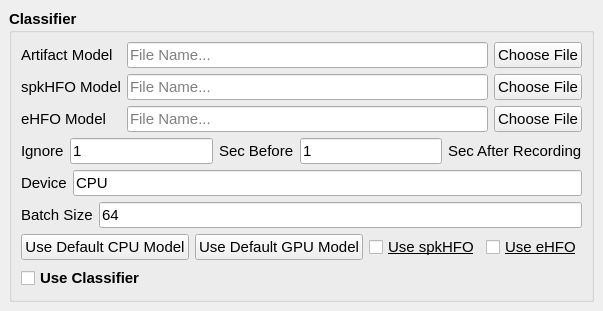
      <widget class="QStackedWidget" name="stackedWidget_3">
       <property name="font">
        <font>
         <family>Arial</family>
        </font>
       </property>
       <property name="currentIndex">
        <number>0</number>
       </property>
       <widget class="QWidget" name="page_3">
        <layout class="QGridLayout" name="gridLayout_15">
         <item row="0" column="0">
          <widget class="QGroupBox" name="classifier_groupbox_4">
           <property name="font">
            <font>
             <family>Arial</family>
             <pointsize>11</pointsize>
             <bold>true</bold>
            </font>
           </property>
           <property name="title">
            <string>Classifier</string>
           </property>
           <layout class="QGridLayout" name="gridLayout_23">
            <item row="0" column="0">
             <layout class="QGridLayout" name="gridLayout_19">
              <item row="0" column="0">
               <layout class="QGridLayout" name="gridLayout_11">
                <item row="0" column="1">
                 <widget class="QLineEdit" name="qd_classifier_artifact_filename_display">
                  <property name="font">
                   <font>
                    <family>Arial</family>
                    <pointsize>11</pointsize>
                    <italic>false</italic>
                    <bold>false</bold>
                    <underline>false</underline>
                    <kerning>true</kerning>
                   </font>
                  </property>
                  <property name="text">
                   <string/>
                  </property>
                  <property name="readOnly">
                   <bool>true</bool>
                  </property>
                  <property name="placeholderText">
                   <string>File Name...</string>
                  </property>
                 </widget>
                </item>
                <item row="1" column="1">
                 <widget class="QLineEdit" name="qd_classifier_spike_filename_display">
                  <property name="font">
                   <font>
                    <family>Arial</family>
                    <pointsize>11</pointsize>
                    <bold>false</bold>
                   </font>
                  </property>
                  <property name="text">
                   <string/>
                  </property>
                  <property name="readOnly">
                   <bool>true</bool>
                  </property>
                  <property name="placeholderText">
                   <string>File Name...</string>
                  </property>
                 </widget>
                </item>
                <item row="0" column="2">
                 <widget class="QPushButton" name="qd_choose_artifact_model_button">
                  <property name="font">
                   <font>
                    <family>Arial</family>
                    <pointsize>11</pointsize>
                    <bold>false</bold>
                   </font>
                  </property>
                  <property name="text">
                   <string>Choose File</string>
                  </property>
                 </widget>
                </item>
                <item row="1" column="2">
                 <widget class="QPushButton" name="qd_choose_spike_model_button">
                  <property name="font">
                   <font>
                    <family>Arial</family>
                    <pointsize>11</pointsize>
                    <bold>false</bold>
                   </font>
                  </property>
                  <property name="text">
                   <string>Choose File</string>
                  </property>
                 </widget>
                </item>
                <item row="0" column="0">
                 <widget class="QLabel" name="label_69">
                  <property name="font">
                   <font>
                    <family>Arial</family>
                    <pointsize>11</pointsize>
                    <bold>false</bold>
                   </font>
                  </property>
                  <property name="text">
                   <string>Artifact Model</string>
                  </property>
                 </widget>
                </item>
                <item row="1" column="0">
                 <widget class="QLabel" name="label_46">
                  <property name="font">
                   <font>
                    <family>Arial</family>
                    <pointsize>11</pointsize>
                    <bold>false</bold>
                    <kerning>true</kerning>
                   </font>
                  </property>
                  <property name="text">
                   <string>spkHFO Model</string>
                  </property>
                 </widget>
                </item>
                <item row="2" column="0">
                 <widget class="QLabel" name="label_10">
                  <property name="font">
                   <font>
                    <family>Arial</family>
                    <pointsize>11</pointsize>
                    <bold>false</bold>
                   </font>
                  </property>
                  <property name="text">
                   <string>eHFO Model</string>
                  </property>
                 </widget>
                </item>
                <item row="2" column="1">
                 <widget class="QLineEdit" name="qd_classifier_ehfo_filename_display">
                  <property name="font">
                   <font>
                    <family>Arial</family>
                    <pointsize>11</pointsize>
                    <bold>false</bold>
                   </font>
                  </property>
                  <property name="placeholderText">
                   <string>File Name...</string>
                  </property>
                 </widget>
                </item>
                <item row="2" column="2">
                 <widget class="QPushButton" name="qd_choose_ehfo_model_button">
                  <property name="font">
                   <font>
                    <family>Arial</family>
                    <pointsize>11</pointsize>
                    <bold>false</bold>
                   </font>
                  </property>
                  <property name="text">
                   <string>Choose File</string>
                  </property>
                 </widget>
                </item>
               </layout>
              </item>
              <item row="5" column="0">
               <layout class="QHBoxLayout" name="horizontalLayout">
                <item>
                 <widget class="QLabel" name="label_5">
                  <property name="font">
                   <font>
                    <family>Arial</family>
                    <pointsize>11</pointsize>
                    <bold>false</bold>
                   </font>
                  </property>
                  <property name="text">
                   <string>Ignore</string>
                  </property>
                 </widget>
                </item>
                <item>
                 <widget class="QLineEdit" name="qd_ignore_sec_before_input">
                  <property name="font">
                   <font>
                    <family>Arial</family>
                    <pointsize>11</pointsize>
                    <bold>false</bold>
                   </font>
                  </property>
                  <property name="text">
                   <string>1</string>
                  </property>
                 </widget>
                </item>
                <item>
                 <widget class="QLabel" name="label_6">
                  <property name="font">
                   <font>
                    <family>Arial</family>
                    <pointsize>11</pointsize>
                    <bold>false</bold>
                   </font>
                  </property>
                  <property name="text">
                   <string>Sec Before</string>
                  </property>
                 </widget>
                </item>
                <item>
                 <widget class="QLineEdit" name="qd_ignore_sec_after_input">
                  <property name="font">
                   <font>
                    <family>Arial</family>
                    <pointsize>11</pointsize>
                    <bold>false</bold>
                   </font>
                  </property>
                  <property name="text">
                   <string>1</string>
                  </property>
                 </widget>
                </item>
                <item>
                 <widget class="QLabel" name="label_7">
                  <property name="enabled">
                   <bool>true</bool>
                  </property>
                  <property name="font">
                   <font>
                    <family>Arial</family>
                    <pointsize>11</pointsize>
                    <bold>false</bold>
                   </font>
                  </property>
                  <property name="text">
                   <string>Sec After Recording</string>
                  </property>
                 </widget>
                </item>
               </layout>
              </item>
              <item row="7" column="0">
               <layout class="QHBoxLayout" name="horizontalLayout_3">
                <item>
                 <widget class="QLabel" name="label_70">
                  <property name="font">
                   <font>
                    <family>Arial</family>
                    <pointsize>11</pointsize>
                    <bold>false</bold>
                   </font>
                  </property>
                  <property name="text">
                   <string>Device</string>
                  </property>
                 </widget>
                </item>
                <item>
                 <widget class="QLineEdit" name="qd_classifier_device_input">
                  <property name="font">
                   <font>
                    <family>Arial</family>
                    <pointsize>11</pointsize>
                    <bold>false</bold>
                   </font>
                  </property>
                  <property name="text">
                   <string>CPU</string>
                  </property>
                  <property name="readOnly">
                   <bool>false</bool>
                  </property>
                 </widget>
                </item>
               </layout>
              </item>
              <item row="8" column="0">
               <layout class="QHBoxLayout" name="horizontalLayout_4">
                <item>
                 <widget class="QLabel" name="label_27">
                  <property name="font">
                   <font>
                    <family>Arial</family>
                    <pointsize>11</pointsize>
                    <bold>false</bold>
                   </font>
                  </property>
                  <property name="text">
                   <string>Batch Size</string>
                  </property>
                 </widget>
                </item>
                <item>
                 <widget class="QLineEdit" name="qd_classifier_batch_size_input">
                  <property name="font">
                   <font>
                    <family>Arial</family>
                    <pointsize>11</pointsize>
                    <bold>false</bold>
                   </font>
                  </property>
                  <property name="text">
                   <string>64</string>
                  </property>
                  <property name="readOnly">
                   <bool>false</bool>
                  </property>
                 </widget>
                </item>
               </layout>
              </item>
             </layout>
            </item>
            <item row="1" column="0">
             <layout class="QHBoxLayout" name="horizontalLayout_6">
              <item>
               <widget class="QPushButton" name="default_cpu_button">
                <property name="font">
                 <font>
                  <family>Arial</family>
                  <pointsize>11</pointsize>
                  <bold>false</bold>
                 </font>
                </property>
                <property name="text">
                 <string>Use Default CPU Model</string>
                </property>
               </widget>
              </item>
              <item>
               <widget class="QPushButton" name="default_gpu_button">
                <property name="font">
                 <font>
                  <family>Arial</family>
                  <pointsize>11</pointsize>
                  <bold>false</bold>
                 </font>
                </property>
                <property name="text">
                 <string>Use Default GPU Model</string>
                </property>
               </widget>
              </item>
              <item>
               <widget class="QCheckBox" name="qd_use_spikes_checkbox">
                <property name="font">
                 <font>
                  <family>Arial</family>
                  <pointsize>11</pointsize>
                  <bold>false</bold>
                  <underline>true</underline>
                 </font>
                </property>
                <property name="text">
                 <string>Use spkHFO</string>
                </property>
               </widget>
              </item>
              <item>
               <widget class="QCheckBox" name="qd_use_ehfo_checkbox">
                <property name="font">
                 <font>
                  <family>Arial</family>
                  <pointsize>11</pointsize>
                  <bold>false</bold>
                  <underline>true</underline>
                 </font>
                </property>
                <property name="text">
                 <string>Use eHFO</string>
                </property>
               </widget>
              </item>
             </layout>
            </item>
            <item row="2" column="0">
             <widget class="QCheckBox" name="qd_use_classifier_checkbox">
              <property name="font">
               <font>
                <family>Arial</family>
                <pointsize>11</pointsize>
                <bold>true</bold>
               </font>
              </property>
              <property name="layoutDirection">
               <enum>Qt::LeftToRight</enum>
              </property>
              <property name="text">
               <string>Use Classifier</string>
              </property>
             </widget>
            </item>
           </layout>
          </widget>
         </item>
        </layout>
       </widget>
       <widget class="QWidget" name="page_4"/>
      </widget>
